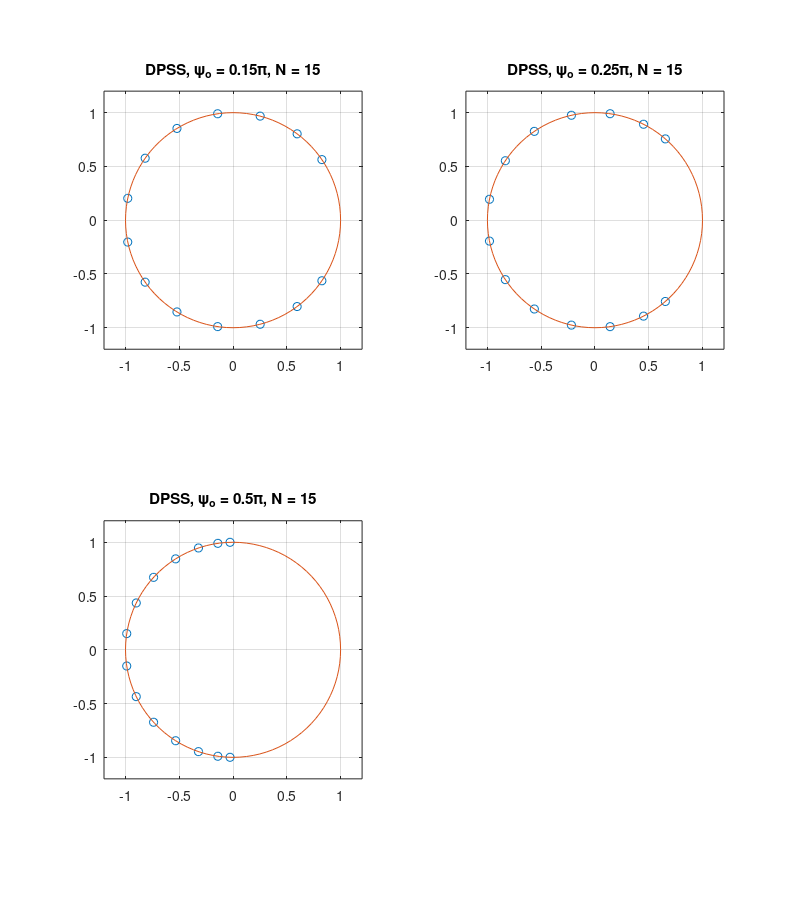

The MATLAB script that drew this image:
%%%%%%%%%%%%%%%%%%%%%%%%%%%%%%%%
% Problem 3.2.6(a)
% K. Bell 10/14/98
% Updated 9/19/00 by K. Bell
% Functions called: sinc
%%%%%%%%%%%%%%%%%%%%%%%%%%%%%%%%
clear all
close all

N=15;

d=0.5;

D = d*[-(N-1)/2:1:(N-1)/2].';

u = [-1:0.01:1];

v = exp(j*2*pi*D*u);
w=zeros(N,3);
wn = zeros(N,3);



psi0 = [0.15 0.25 0.5];



for k=1:3

  r = 2*pi*psi0(k)*sinc([0:1:N-1]*psi0(k));

  A = toeplitz(r,r);

  [vv,l]=eig(A);

  [l,ind]=sort(diag(l));

  vv=vv(:,ind);

  ww=vv(:,N);

  wn(:,k)=ww/sum(ww);
end


t=[0:0.01:1]*2*pi;
x=cos(t);
y=sin(t);
r=zeros((N-1)/2,3);

figure(1)

for n=1:3
   subplot(2,2,n)
   z = roots(wn(:,n));
   abs(z)
   a = sort(angle(z));
   r(:,n)=a((N+1)/2:N-1)/pi;
   plot(real(z),imag(z),'o')
   hold on
   plot(x,y)
   hold off
   title(['DPSS, \psi_o = ' num2str(psi0(n)) '\pi, N = ' int2str(N)])
   axis('square')
   axis([-1.2 1.2 -1.2 1.2])
   grid on
end


set(gcf,'Paperposition',[0.25 1 8 9])

r
